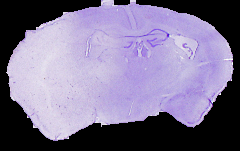
#> input picture src/registration/segmented_6.png, 240 x 151 px, found by its file name
$ python test.py
#> lines starting #> are read from the running program, lines starting #| are printed output that depends on the picture

import numpy as np
import matplotlib.pyplot as plt
import cv2

from PIL import Image
import numpy as np

def open_image(path):
#> called with path = 'segmented_6.png'
    image = Image.open(path)
#> image is the input picture: PIL image 240x151 RGB; mean R, G, B 124, 114.9, 143.6
    image = np.asarray(image)
    return image

####CLUSTERING###
import matplotlib.pyplot as plt
import cv2

# image = open_image(path)

def clustering_image(img):
    img = open_image(img)

    img = cv2.cvtColor(img, cv2.COLOR_BGR2RGB)
    # reshape the img to a 2D array of pixels and 3 color values (RGB)
    pixel_values = img.reshape((-1, 3))
    # convert to float
    pixel_values = np.float32(pixel_values)
    # print(pixel_values.shape)

    criteria = (cv2.TERM_CRITERIA_EPS + cv2.TERM_CRITERIA_MAX_ITER, 200, 0.6)
    # number of clusters (K)
    k = 2
    _, labels, (centers) = cv2.kmeans(pixel_values, k, None, criteria, 10, cv2.KMEANS_PP_CENTERS)
#> centers = [[0.0246, 0.00145, 0.0125], [224.8, 179.8, 194.1]]

        # convert back to 8 bit values
    centers = np.uint8(centers)
#> centers = [[0, 0, 0], [224, 179, 194]]

    # flatten the labels array
    labels = labels.flatten()

    # convert all pixels to the color of the centroids
    segmented_img = centers[labels.flatten()]

    # reshape back to the original img dimension
    segmented_img = segmented_img.reshape(img.shape)
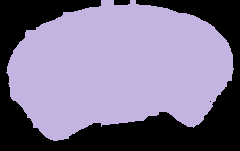
#> segmented_img: shape (151, 240, 3); mean B, G, R 143.1, 114.4, 123.9
    # show the img
    plt.imshow(segmented_img)
    plt.show()

    return segmented_img

img = "segmented_6.png"
# img = "code/test.jpg"
clust = clustering_image(img)

$ run again, with src/module/test.jpg saved as src/registration/segmented_6.png
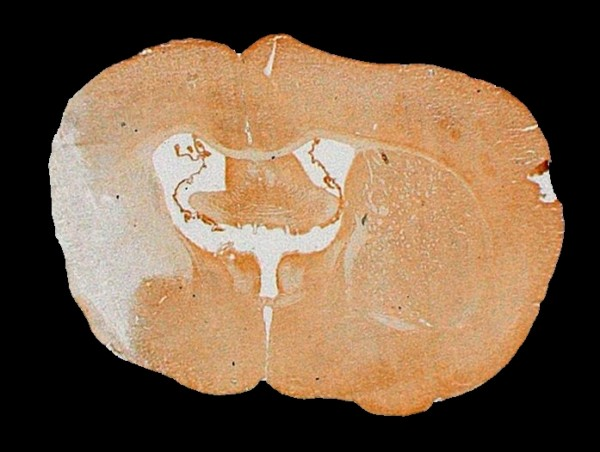
#> input picture src/module/test.jpg, 600 x 452 px, found by its file name
#> in open_image, image is the input picture: PIL image 600x452 RGB; mean R, G, B 119.3, 94.6, 71.5
#> in clustering_image, `_, labels, (centers) = cv2.kmeans(pixel_values, k, None, criteria, 10,..`: centers = [[124.2, 164.3, 207.1], [0.429, 0.558, 1]]
#> in clustering_image, `centers = np.uint8(centers)`: centers = [[124, 164, 207], [0, 0, 1]]
#> in clustering_image, `segmented_img = segmented_img.reshape(img.shape)`:
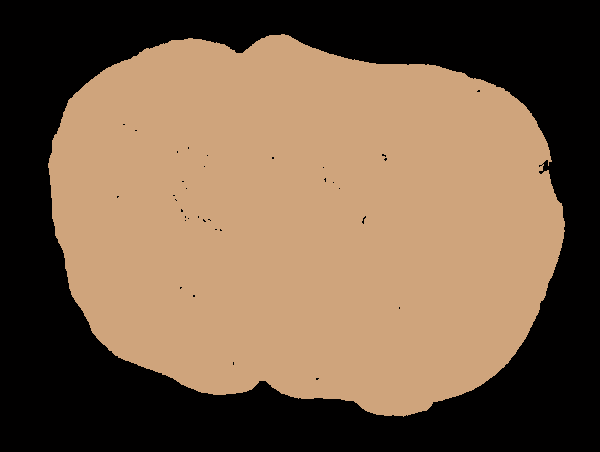
#> segmented_img: shape (452, 600, 3); mean B, G, R 71.2, 94.2, 119.3
